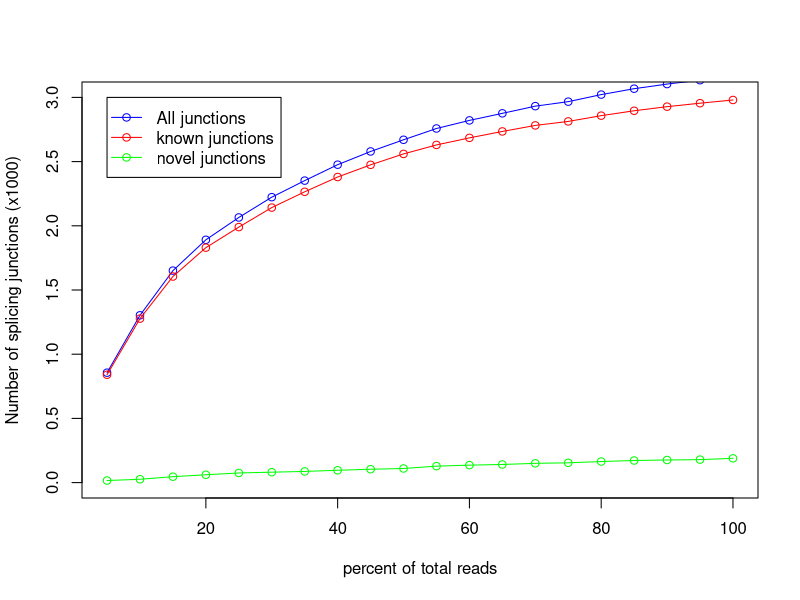

Recreate this plot in R.
pdf('HBRRep3.junctionSaturation_plot.pdf')
x=c(5,10,15,20,25,30,35,40,45,50,55,60,65,70,75,80,85,90,95,100)
y=c(840,1277,1605,1830,1990,2142,2265,2380,2475,2560,2630,2685,2735,2782,2813,2858,2896,2928,2955,2980)
z=c(856,1303,1651,1891,2065,2223,2352,2476,2579,2670,2758,2821,2876,2932,2967,3022,3068,3104,3134,3169)
w=c(16,26,46,61,75,81,87,96,104,110,128,136,141,150,154,164,172,176,179,189)
m=max(2,3,0)
n=min(0,0,0)
plot(x,z/1000,xlab='percent of total reads',ylab='Number of splicing junctions (x1000)',type='o',col='blue',ylim=c(n,m))
points(x,y/1000,type='o',col='red')
points(x,w/1000,type='o',col='green')
legend(5,3, legend=c("All junctions","known junctions", "novel junctions"),col=c("blue","red","green"),lwd=1,pch=1)
dev.off()
